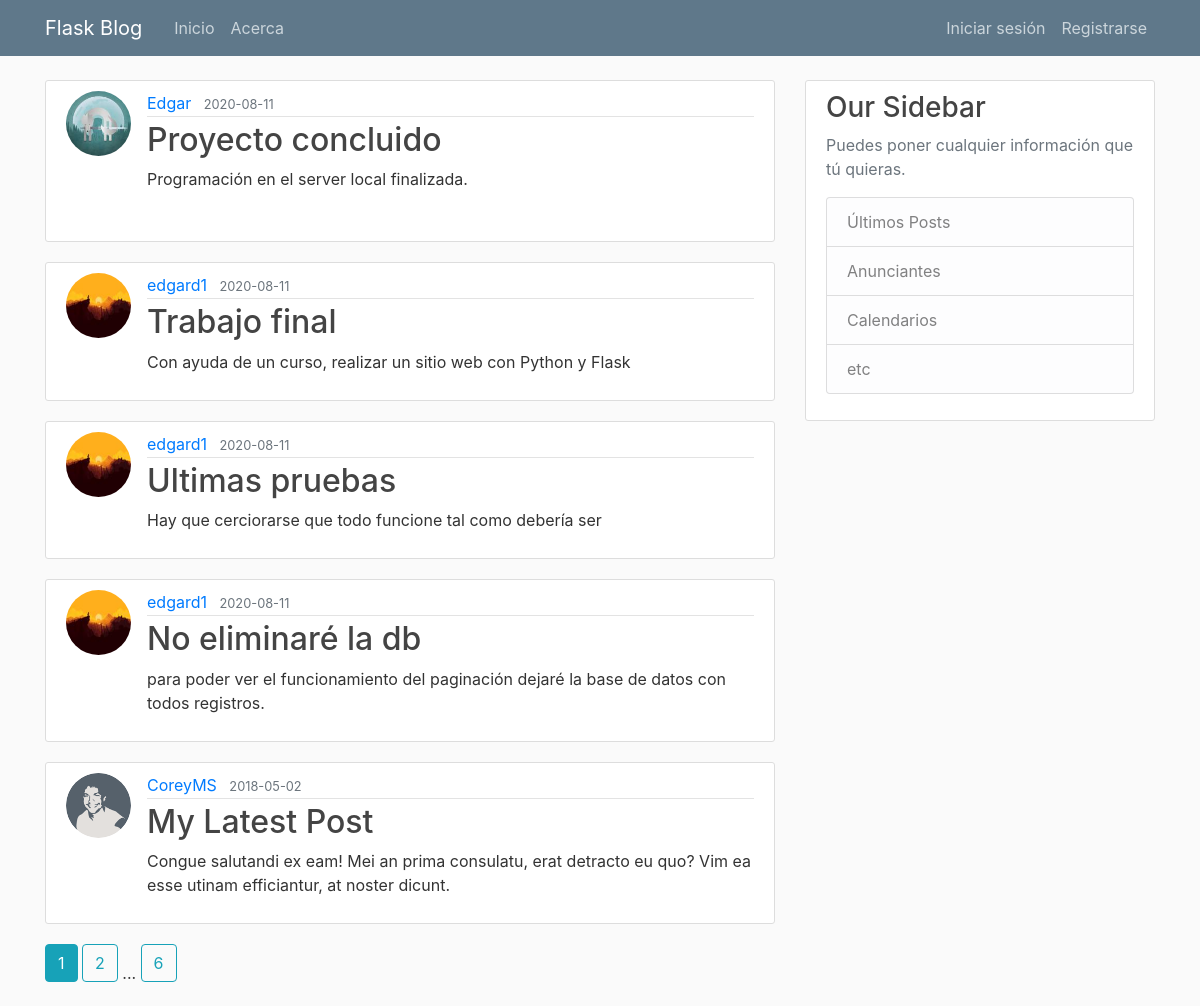
Page /home on the earlier database version.
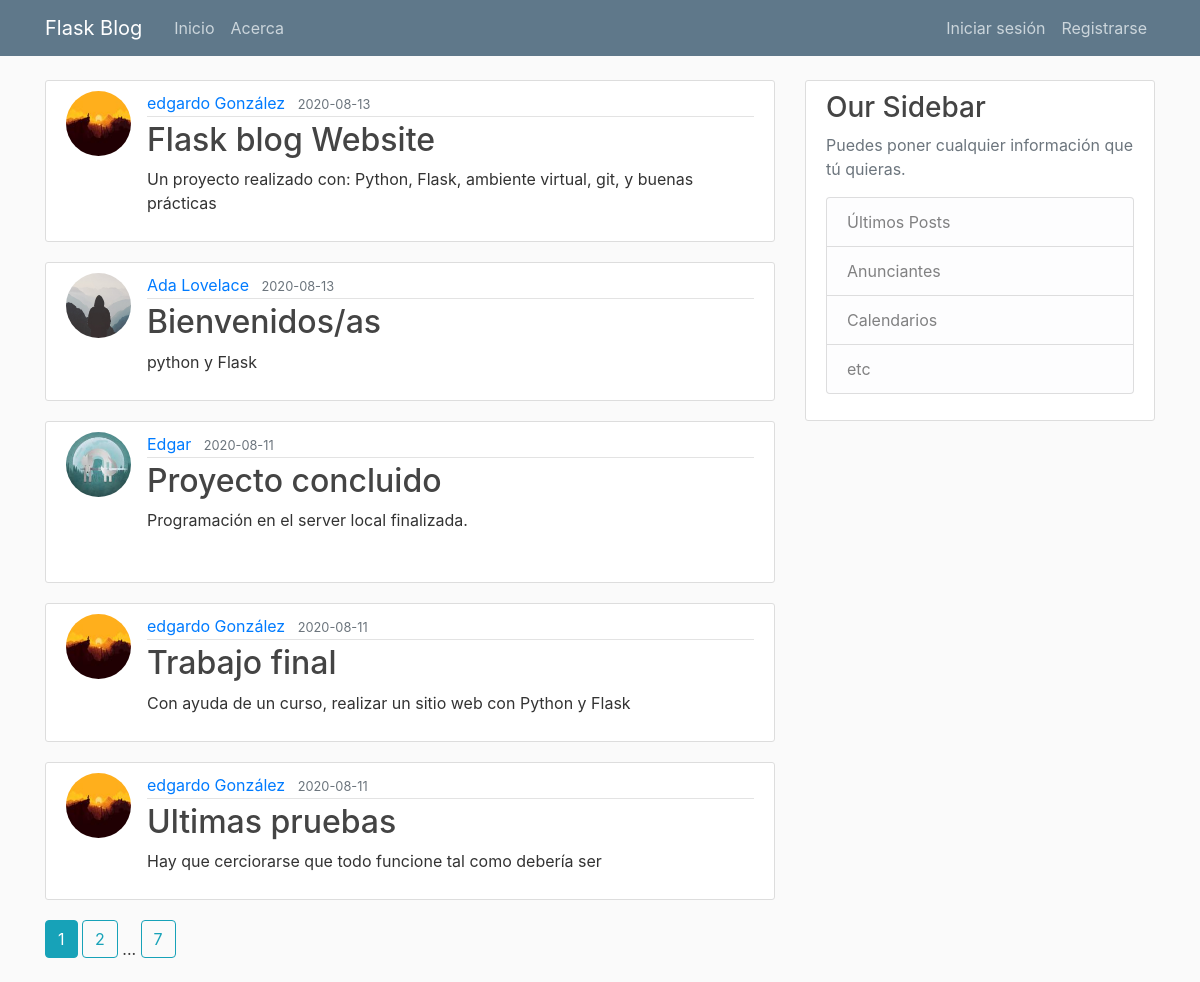
Same page on the later database version.
### flaskblog/models.py (models this page shows, shortened)
class Post(db.Model):
    id = db.Column(db.Integer, primary_key=True)
    title = db.Column(db.String(100), nullable=False)
    date_posted = db.Column(db.DateTime, nullable=False, default=datetime.utcnow)
    content = db.Column(db.Text, nullable=False)
    user_id = db.Column(db.Integer, db.ForeignKey('user.id'), nullable=False)

class User(db.Model, UserMixin):
    id = db.Column(db.Integer, primary_key=True)
    username = db.Column(db.String(20), unique=True, nullable=False)
    email = db.Column(db.String(120), unique=True, nullable=False)
    image_file = db.Column(db.String(20), nullable=False, default='default.jpg')
    password = db.Column(db.String(60), nullable=False)
    posts = db.relationship('Post', backref='author', lazy=True)

### flaskblog/main/routes.py (the view)
@main.route("/")
@main.route("/home")
def home():
    page = request.args.get('page', 1, type=int)
    posts = Post.query.order_by(Post.date_posted.desc()).paginate(page=page, per_page=5)
    return render_template('home.html', posts=posts)

### flaskblog/templates/home.html
{% extends "layout.html" %}
{% block content %}
    {% for post in posts.items %}
        <article class="media content-section">
          <img class="rounded-circle article-img" src="{{ url_for('static', filename='profile_pics/' + post.author.image_file) }}">
          <div class="media-body">
            <div class="article-metadata">
              <a class="mr-2" href="{{ url_for('users.user_posts', username=post.author.username) }}">{{ post.author.username }}</a>
              <small class="text-muted">{{ post.date_posted.strftime('%Y-%m-%d') }}</small>
            </div>
            <h2><a class="article-title" href="{{ url_for('posts.post', post_id=post.id) }}">{{ post.title }}</a></h2>
            <p class="article-content">{{ post.content }}</p>
          </div>
        </article>
    {% endfor %}
    {% for page_num in posts.iter_pages(left_edge=1, right_edge=1, left_current=1, right_current=2) %}
      {% if page_num %}
        {% if posts.page == page_num %}
          <a class="btn btn-info mb-4" href="{{ url_for('main.home', page=page_num) }}">{{ page_num }}</a>
        {% else %}
          <a class="btn btn-outline-info mb-4" href="{{ url_for('main.home', page=page_num) }}">{{ page_num }}</a>
        {% endif %}
      {% else %}
        ...
      {% endif %}
    {% endfor %}
{% endblock content %}

### flaskblog/templates/layout.html (shortened to what this page needs)
<!DOCTYPE html>
<html>
<head>
    <link rel="stylesheet" href="https://maxcdn.bootstrapcdn.com/bootstrap/4.0.0/css/bootstrap.min.css">
    <link rel="stylesheet" type="text/css" href="{{ url_for('static', filename='main.css') }}">
</head>
<body>
    <header class="site-header">
      <nav class="navbar navbar-expand-md navbar-dark bg-steel fixed-top">
        <div class="container">
          <a class="navbar-brand mr-4" href="/">Flask Blog</a>
          <div class="collapse navbar-collapse" id="navbarToggle">
            <div class="navbar-nav mr-auto">
              <a class="nav-item nav-link" href="{{ url_for('main.home') }}">Inicio</a>
              <a class="nav-item nav-link" href="{{ url_for('main.about') }}">Acerca</a>
            </div>
            <div class="navbar-nav">
              {% if current_user.is_authenticated %}
                <a class="nav-item nav-link" href="{{ url_for('posts.new_post') }}">Nuevo Post</a>
                <a class="nav-item nav-link" href="{{ url_for('users.account') }}">Cuenta</a>
                <a class="nav-item nav-link" href="{{ url_for('users.logout') }}">Cerrar sesión</a>
              {% else %}
                <a class="nav-item nav-link" href="{{ url_for('users.login') }}">Iniciar sesión</a>
                <a class="nav-item nav-link" href="{{ url_for('users.register') }}">Registrarse</a>
              {% endif %}
            </div>
          </div>
        </div>
      </nav>
    </header>
    <main role="main" class="container">
      <div class="row">
        <div class="col-md-8">
          {% block content %}{% endblock %}
        </div>
        <div class="col-md-4">
          <div class="content-section">
            <h3>Our Sidebar</h3>
            <p class='text-muted'>Puedes poner cualquier información que tú quieras.
              <ul class="list-group">
                <li class="list-group-item list-group-item-light">Últimos Posts</li>
                <li class="list-group-item list-group-item-light">Anunciantes</li>
                <li class="list-group-item list-group-item-light">Calendarios</li>
                <li class="list-group-item list-group-item-light">etc</li>
              </ul>
            </p>
          </div>
        </div>
      </div>
    </main>
</body>
</html>

### flaskblog/static/main.css (style rules this page uses)
body { background: #fafafa; color: #333333; margin-top: 5rem; }
h1, h2, h3, h4, h5, h6 { color: #444444; }
.bg-steel { background-color: #5f788a; }
.site-header .navbar-nav .nav-link { color: #cbd5db; }
.content-section { background: #ffffff; padding: 10px 20px; border: 1px solid #dddddd; border-radius: 3px; margin-bottom: 20px; }
.article-title { color: #444444; }
.article-content { white-space: pre-line; }
.article-img { height: 65px; width: 65px; margin-right: 16px; }
.article-metadata { padding-bottom: 1px; margin-bottom: 4px; border-bottom: 1px solid #e3e3e3 }

Differences in the rows shown:
no longer on this page (row unchanged): Post: image_file (picture), author.username "edgard1", date_posted "2020-08-11", title "No eliminaré la db", content "para poder ver el funcionamiento del paginación dejaré la base de datos con todos registros."
no longer on this page (row unchanged): Post: image_file (picture), author.username "CoreyMS", date_posted "2018-05-02", title "My Latest Post", content "Congue salutandi ex eam! Mei an prima consulatu, erat detracto eu quo? Vim ea esse utinam efficiantur, at noster dicunt."
added Post: image_file (picture), author.username "edgardo González", date_posted "2020-08-13", title "Flask blog Website", content "Un proyecto realizado con: Python, Flask, ambiente virtual, git, y buenas prácticas"
added Post: image_file (placeholder picture), author.username "Ada Lovelace", date_posted "2020-08-13", title "Bienvenidos/as", content "python y Flask"
changed through a linked row, Post "Trabajo final": author.username "edgard1" → "edgardo González"
changed through a linked row, Post "Ultimas pruebas": author.username "edgard1" → "edgardo González"
Other differences:
new list line: "7"
list line gone: "6"
